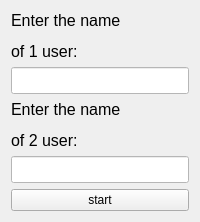
                 <widget class="QWidget" name="find_path">
                  <attribute name="title">
                   <string>&quot;find a path&quot;</string>
                  </attribute>
                  <layout class="QVBoxLayout" name="verticalLayout_15">
                   <item>
                    <layout class="QVBoxLayout" name="verticalLayout">
                     <item>
                      <widget class="QLabel" name="label_facebook_find_1">
                       <property name="sizePolicy">
                        <sizepolicy hsizetype="MinimumExpanding" vsizetype="MinimumExpanding">
                         <horstretch>0</horstretch>
                         <verstretch>0</verstretch>
                        </sizepolicy>
                       </property>
                       <property name="maximumSize">
                        <size>
                         <width>600</width>
                         <height>300</height>
                        </size>
                       </property>
                       <property name="styleSheet">
                        <string notr="true">font: 75 14pt &quot;MS Shell Dlg 2&quot;;</string>
                       </property>
                       <property name="text">
                        <string>&lt;html&gt;&lt;head/&gt;&lt;body&gt;&lt;p&gt;&lt;span style=&quot; font-size:12pt;&quot;&gt;Enter the name &lt;/span&gt;&lt;/p&gt;&lt;p&gt;&lt;span style=&quot; font-size:12pt;&quot;&gt;of 1 user:&lt;/span&gt;&lt;/p&gt;&lt;/body&gt;&lt;/html&gt;</string>
                       </property>
                      </widget>
                     </item>
                     <item>
                      <widget class="QLineEdit" name="lineEdit_facebook_find_1">
                       <property name="sizePolicy">
                        <sizepolicy hsizetype="Minimum" vsizetype="Minimum">
                         <horstretch>0</horstretch>
                         <verstretch>0</verstretch>
                        </sizepolicy>
                       </property>
                       <property name="maximumSize">
                        <size>
                         <width>300</width>
                         <height>16777215</height>
                        </size>
                       </property>
                       <property name="font">
                        <font>
                         <pointsize>12</pointsize>
                        </font>
                       </property>
                       <property name="toolTip">
                        <string>&lt;html&gt;&lt;head/&gt;&lt;body&gt;&lt;p&gt;&lt;span style=&quot; font-size:11pt;&quot;&gt;Enter the person's first and last name, for example: Ожиганова Полина, Костин Андрей ect&lt;/span&gt;&lt;/p&gt;&lt;/body&gt;&lt;/html&gt;</string>
                       </property>
                       <property name="styleSheet">
                        <string notr="true">background-color:rgb(255, 255, 255)</string>
                       </property>
                      </widget>
                     </item>
                     <item>
                      <widget class="QLabel" name="label_facebook_find_3">
                       <property name="sizePolicy">
                        <sizepolicy hsizetype="MinimumExpanding" vsizetype="MinimumExpanding">
                         <horstretch>0</horstretch>
                         <verstretch>0</verstretch>
                        </sizepolicy>
                       </property>
                       <property name="maximumSize">
                        <size>
                         <width>600</width>
                         <height>300</height>
                        </size>
                       </property>
                       <property name="styleSheet">
                        <string notr="true">font: 75 14pt &quot;MS Shell Dlg 2&quot;;</string>
                       </property>
                       <property name="text">
                        <string>&lt;html&gt;&lt;head/&gt;&lt;body&gt;&lt;p&gt;&lt;span style=&quot; font-size:12pt;&quot;&gt;Enter the name &lt;/span&gt;&lt;/p&gt;&lt;p&gt;&lt;span style=&quot; font-size:12pt;&quot;&gt;of 2 user:&lt;/span&gt;&lt;/p&gt;&lt;/body&gt;&lt;/html&gt;</string>
                       </property>
                      </widget>
                     </item>
                     <item>
                      <widget class="QLineEdit" name="lineEdit_facebook_find_2">
                       <property name="sizePolicy">
                        <sizepolicy hsizetype="Minimum" vsizetype="Minimum">
                         <horstretch>0</horstretch>
                         <verstretch>0</verstretch>
                        </sizepolicy>
                       </property>
                       <property name="maximumSize">
                        <size>
                         <width>300</width>
                         <height>16777215</height>
                        </size>
                       </property>
                       <property name="font">
                        <font>
                         <pointsize>12</pointsize>
                        </font>
                       </property>
                       <property name="toolTip">
                        <string>&lt;html&gt;&lt;head/&gt;&lt;body&gt;&lt;p&gt;&lt;span style=&quot; font-size:11pt;&quot;&gt;Enter the person's first and last name, for example: Ожиганова Полина, Костин Андрей ect&lt;/span&gt;&lt;/p&gt;&lt;/body&gt;&lt;/html&gt;</string>
                       </property>
                       <property name="styleSheet">
                        <string notr="true">background-color:rgb(255, 255, 255)</string>
                       </property>
                      </widget>
                     </item>
                     <item>
                      <layout class="QHBoxLayout" name="horizontalLayout_16">
                       <item>
                        <widget class="QPushButton" name="pushButton_facebook_find">
                         <property name="sizePolicy">
                          <sizepolicy hsizetype="Minimum" vsizetype="Minimum">
                           <horstretch>0</horstretch>
                           <verstretch>0</verstretch>
                          </sizepolicy>
                         </property>
                         <property name="maximumSize">
                          <size>
                           <width>200</width>
                           <height>60</height>
                          </size>
                         </property>
                         <property name="toolTip">
                          <string>&lt;html&gt;&lt;head/&gt;&lt;body&gt;&lt;p&gt;&lt;span style=&quot; font-size:8pt;&quot;&gt;when you click on it, &lt;/span&gt;&lt;/p&gt;&lt;p&gt;&lt;span style=&quot; font-size:8pt;&quot;&gt;the function will start&lt;/span&gt;&lt;/p&gt;&lt;/body&gt;&lt;/html&gt;</string>
                         </property>
                         <property name="styleSheet">
                          <string notr="true">font: 75 12pt &quot;MS Shell Dlg 2&quot;;</string>
                         </property>
                         <property name="text">
                          <string>start</string>
                         </property>
                        </widget>
                       </item>
                      </layout>
                     </item>
                    </layout>
                   </item>
                  </layout>
                 </widget>
